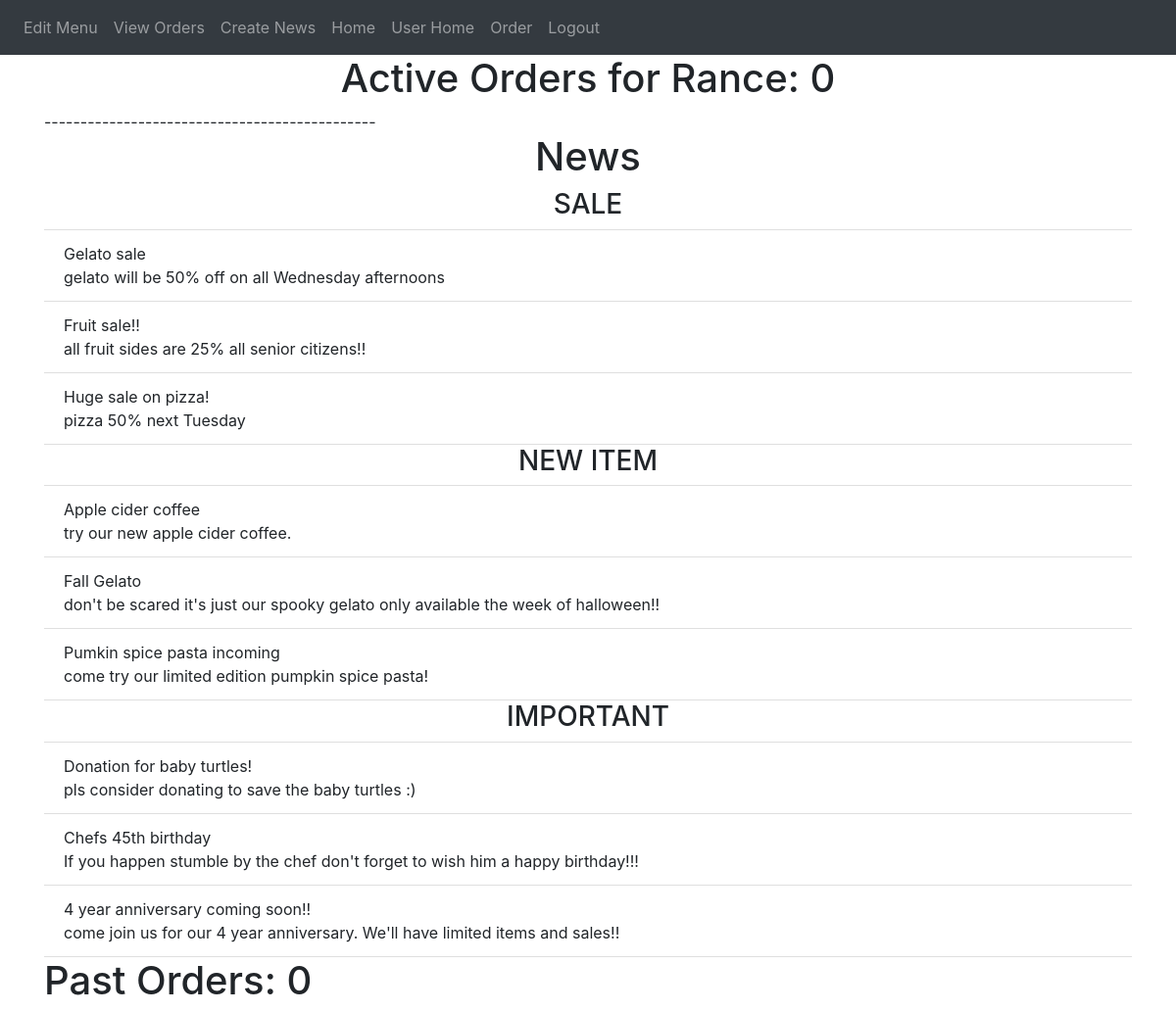
The app's page /user_home (signed in) with its own data.
### avanzareApp/models.py (models this page shows)
class User(db.Model, UserMixin):
    id = db.Column(db.Integer, primary_key=True)
    email = db.Column(db.String(150), unique=True)
    password = db.Column(db.String(150))
    first_name = db.Column(db.String(150))
    notes = db.relationship('Note')
    items = db.relationship('Menu')
    orders = db.relationship('Order')

class News(db.Model):
    id = db.Column(db.Integer, primary_key=True)
    title = db.Column(db.String(150))
    text = db.Column(db.String(10000))
    news_type = db.Column(db.String(150))
    featured = db.Column(db.String(10))
    date = db.Column(db.DateTime(timezone=True), default=func.now())

### avanzareApp/views.py (the view)
@views.route('/user_home', methods=['GET', 'POST'])
@login_required
def user_home():
    error_orders = Order.query.filter(Order.user_id == current_user.id).filter(Order.is_active == None).delete()
    error_orders = Order.query.filter(Order.user_id == current_user.id).filter(Order.total == 0).delete()
    db.session.commit()
    active_orders = Order.query.filter(Order.user_id == current_user.id).filter(Order.is_active == "Active").all()
    news = db.session.query(News).order_by(News.id.desc()).all()
    db.session.commit()
    return render_template("user_home.html", news=news, active_orders=active_orders, user=current_user)

### avanzareApp/__init__.py (called while the page is built)
def create_app():
    app = Flask(__name__)
    app.config['SECRET KEY'] = 'iudsdbciud ccdoi'
    app.config['SQLALCHEMY_DATABASE_URI'] = f'sqlite:///{DB_NAME}'
    db.init_app(app)
    from .views import views
    from .auth import auth
    app.register_blueprint(views, url_prefix='/')
    app.register_blueprint(auth, url_prefix='/')
    from .models import User, Note
    with app.app_context():
        db.create_all()
    login_manager = LoginManager()
    login_manager.login_view = 'auth.start_page'
    login_manager.init_app(app)
    @login_manager.user_loader
    def load_user(id):
        return User.query.get(int(id))
    return app

### avanzareApp/templates/user_home.html (shortened to what this page needs)
{% extends "base.html" %} {% block title %}Home{% endblock %}
{% block content %}
{% set count = namespace(value=0) %}
{% for order in active_orders %}
    {% set count.value = count.value + 1 %}
{% endfor %}
<h1 align="center">Active Orders for {{ user.first_name }}: {{ count.value }}</h1>
<div>----------------------------------------------</div>
<h1 align="center">News</h1>
        <ul class="list-group list-group-flush" id="items">
            {% set print_once = 1 %}
            {% for news_type in ["SALE", "NEW ITEM", "IMPORTANT"] %}
                {% if print_once == 1 %}
                    <h3 align="center"> {{ news_type }} </h3>
                    {% set print_once = 0 %}
                {% endif %}
              {% for news_post in news %}
                    {% if news_post.news_type == news_type %}
                      <li class="list-group-item">
                          {{ news_post.title }}
                          <br />
                          {{ news_post.text }}
                          <br />
                      </li>
                    {% endif %}
              {% endfor %}
            {% set print_once = 1 %}
            {% endfor %}
        </ul>
{% set count = namespace(value=0) %}
{% for order in user.orders %}
    {% if order.is_active != 'Active' %}
        {% set count.value = count.value + 1 %}
    {% endif %}
{% endfor %}
<h1>Past Orders: {{ count.value }}</h1>
{% endblock %}

### records on screen
User: first_name "Rance"
News: title "Gelato sale", text "gelato will be 50% off on all Wednesday afternoons"
News: title "Fruit sale!!", text "all fruit sides are 25% all senior citizens!!"
News: title "Huge sale on pizza!", text "pizza 50% next Tuesday"
News: title "Apple cider coffee", text "try our new apple cider coffee."
News: title "Fall Gelato", text "don't be scared it's just our spooky gelato only available the week of halloween!!"
News: title "Pumkin spice pasta incoming", text "come try our limited edition pumpkin spice pasta!"
News: title "Donation for baby turtles!", text "pls consider donating to save the baby turtles :)"
News: title "Chefs 45th birthday", text "If you happen stumble by the chef don't forget to wish him a happy birthday!!!"
News: title "4 year anniversary coming soon!!", text "come join us for our 4 year anniversary. We'll have limited items and sales!!"

### other values on screen
{{ count.value }} "0"
{{ news_type }} "SALE" "NEW ITEM" "IMPORTANT"
